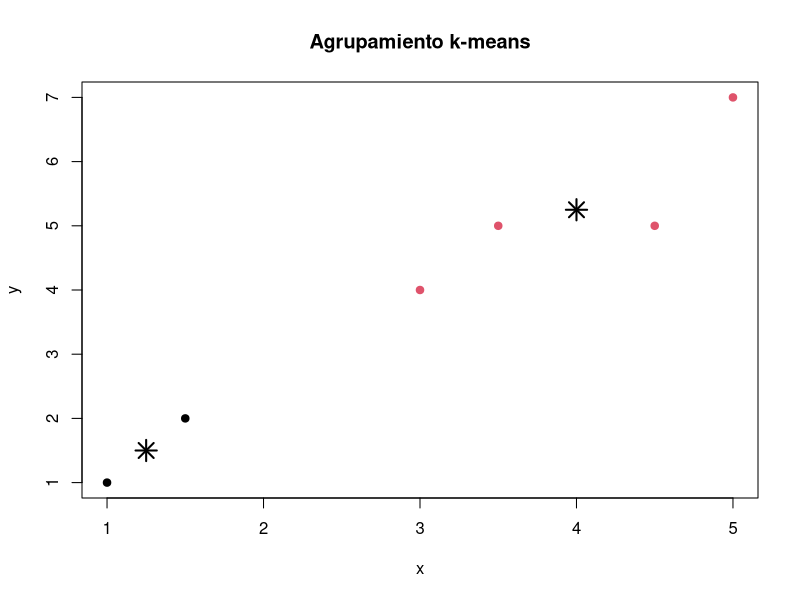
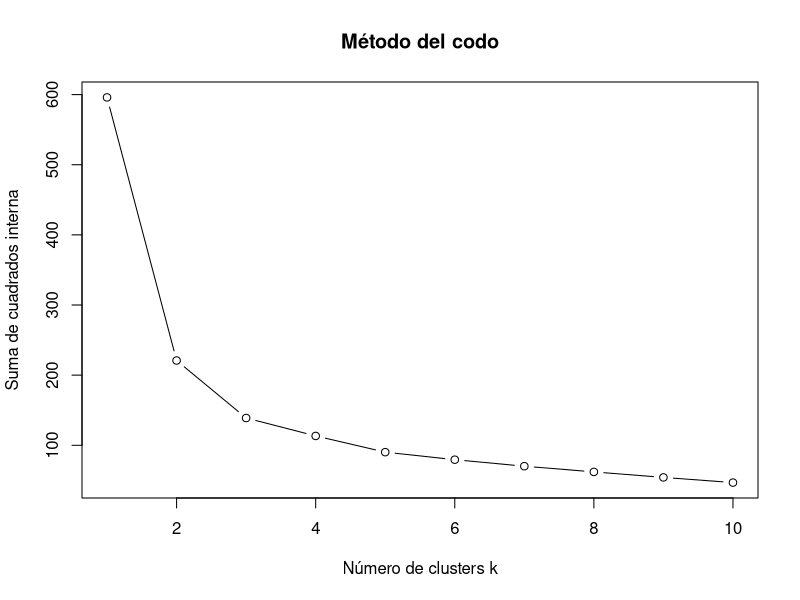

These charts were generated, in order, by the following R code:
## ---- chunk 1
datos <- data.frame(
  x = c(1, 1.5, 3, 5, 3.5, 4.5),
  y = c(1, 2, 4, 7, 5, 5)
)

datos
## ---- chunk 2
set.seed(123)
modelo_km <- kmeans(datos, centers = 2, nstart = 25)
modelo_km
## ---- chunk 3
datos$cluster <- factor(modelo_km$cluster)
plot(
  datos$x, datos$y,
  col = datos$cluster,
  pch = 19,
  xlab = "x", ylab = "y",
  main = "Agrupamiento k-means"
)
points(modelo_km$centers, pch = 8, cex = 2, lwd = 2)
## ---- chunk 4
X <- scale(iris[, 1:4])
head(X)
## ---- chunk 5
set.seed(2026)
km_iris <- kmeans(X, centers = 3, nstart = 50)

table(
  Cluster = km_iris$cluster,
  Especie = iris$Species
)
## ---- chunk 6
km_iris$centers
## ---- chunk 7
valores_k <- 1:10
wss <- numeric(length(valores_k))

for (i in seq_along(valores_k)) {
  set.seed(123)
  ajuste <- kmeans(X, centers = valores_k[i], nstart = 25)
  wss[i] <- ajuste$tot.withinss
}

plot(
  valores_k, wss,
  type = "b",
  xlab = "Número de clusters k",
  ylab = "Suma de cuadrados interna",
  main = "Método del codo"
)
